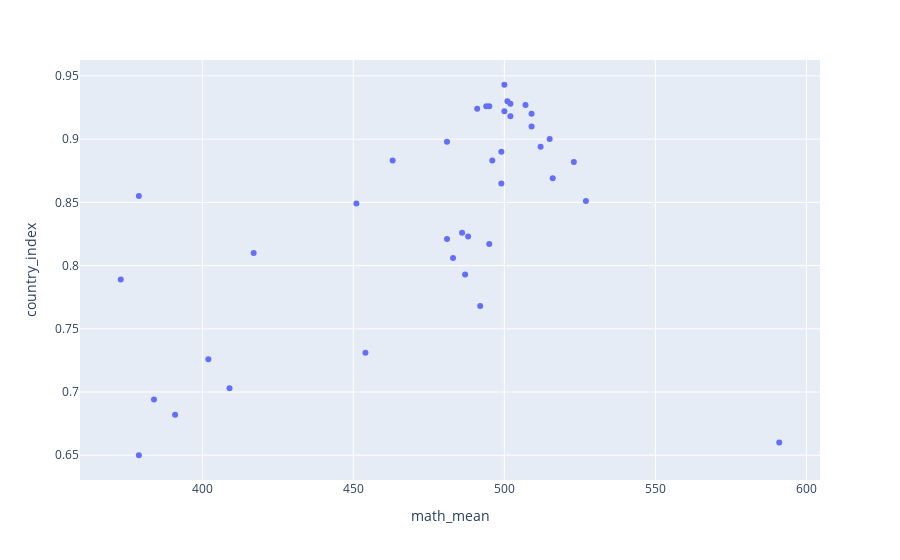

This figure's notebook cell:
### Code cell
fig3 = px.scatter(all_data, x='math_mean', y='country_index')
fig3.show()

### Figure 1 — Plotly figure (JSON) as saved in the notebook; plotly's stock layout.template omitted (floating-point values rounded to 4 significant figures)
{"data": [{"hovertemplate": "math_mean=%{x}<br>country_index=%{y}<extra></extra>", "legendgroup": "", "marker": {"color": "#636efa", "symbol": "circle"}, "mode": "markers", "name": "", "orientation": "v", "showlegend": false, "type": "scatter", "x": [379, 491, 499, 384, 512, 515, 417, 591, 391, 402, 499, 500, 509, 523, 507, 495, 502, 451, 481, 379, 500, 495, 463, 487, 527, 481, 483, 496, 409, 501, 494, 516, 492, 488, 373, 486, 509, 502, 454], "xaxis": "x", "y": [0.855, 0.924, 0.865, 0.694, 0.894, 0.9, 0.81, 0.66, 0.682, 0.726, 0.89, 0.943, 0.92, 0.882, 0.927, 0.817, 0.928, 0.849, 0.821, 0.65, 0.922, 0.926, 0.883, 0.793, 0.851, 0.898, 0.806, 0.883, 0.703, 0.93, 0.926, 0.869, 0.768, 0.823, 0.789, 0.826, 0.91, 0.918, 0.731], "yaxis": "y"}], "layout": {"legend": {"tracegroupgap": 0}, "margin": {"t": 60}, "xaxis": {"anchor": "y", "domain": [0, 1], "title": {"text": "math_mean"}}, "yaxis": {"anchor": "x", "domain": [0, 1], "title": {"text": "country_index"}}}}
